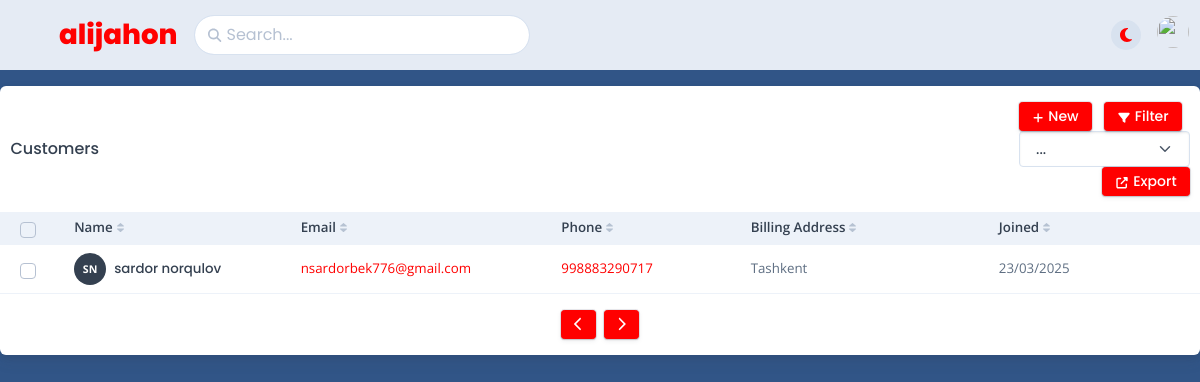
The app's page /customers/, older data.
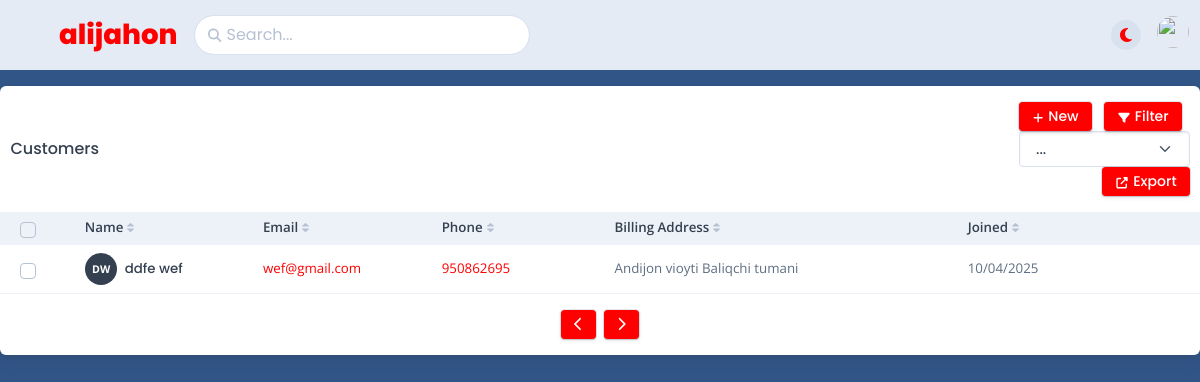
The same page, newer data.
### shop/models.py (models this page shows, shortened)
class BaseModel(models.Model):
    created_at = models.DateTimeField(auto_now_add=True, null=True, blank=True)
    updated_at = models.DateTimeField(auto_now=True, null=True, blank=True)
    my_order = models.PositiveIntegerField(default=0, null=True, blank=True)
    class Meta:
        abstract = True

class Customers(BaseModel):
    image = models.ImageField(upload_to='customer_images', null=True, blank=True)
    username = models.CharField(max_length=255, unique=True)
    first_name = models.CharField(max_length=255, null=True, blank=True)
    last_name = models.CharField(max_length=255, null=True, blank=True)
    email = models.EmailField(null=True, blank=True, unique=True)
    number = models.CharField(max_length=255, null=True, blank=True)
    address = models.CharField(max_length=255, null=True, blank=True)
    created_at = models.DateTimeField(auto_now_add=True, null=True, blank=True)
    updated_at = models.DateTimeField(auto_now=True, null=True, blank=True)
    slug = models.SlugField(max_length=255, null=True, blank=True)
    @property
    def full_name(self):
        return f'{self.first_name} {self.last_name}'
    @property
    def initials(self):
        return f"{self.first_name[0]}{self.last_name[0]}".upper()
    @property
    def fixed_created_at(self):
        return self.updated_at.strftime("%d/%m/%Y")

### shop/views.py (the view)
# urls.py: path('customers/', CustomerListView.as_view(), name='customers'),
class CustomerListView(ListView):
    model = Customers
    template_name = 'shop/customers.html'
    context_object_name = 'customers'

### shop/templates/shop/customers.html (shortened to what this page needs)
{% extends 'shop/base/base.html' %}
{% load static %}
{% block customers %}
	  <div class="card mb-3" id="customersTable" data-list='{"valueNames":["name","email","phone","address","joined"],"page":10,"pagination":true}'>
            <div class="card-header">
              <div class="row flex-between-center">
                <div class="col-4 col-sm-auto d-flex align-items-center pe-0">
                  <h5 class="fs-0 mb-0 text-nowrap py-2 py-xl-0">Customers</h5>
                </div>
                <div class="col-8 col-sm-auto text-end ps-2">
                  <div id="table-customers-replace-element">
                      <a href="{% url 'shop:customer-add' %}">
                    <button class="btn btn-falcon-default btn-sm" type="button"><span class="fas fa-plus" data-fa-transform="shrink-3 down-2"></span><span class="d-none d-sm-inline-block ms-1">New</span></button></a>
                    <button class="btn btn-falcon-default btn-sm mx-2" type="button"><span class="fas fa-filter" data-fa-transform="shrink-3 down-2"></span><span class="d-none d-sm-inline-block ms-1">Filter</span></button>
                    <form action="{% url 'shop:export_data' %}">
                            <select class="form-select" aria-label="Default select example" name="format">
                                <option value="none" selected>...</option>
                            </select>
                            <button class="btn btn-falcon-default btn-sm" type="submit"><span
                                    class="fas fa-external-link-alt"
                                    data-fa-transform="shrink-3 down-2"></span><span
                                    class="d-none d-sm-inline-block ms-1">Export</span>
                            </button>
                        </form>
                  </div>
                </div>
              </div>
            </div>
            <div class="card-body p-0">
              <div class="table-responsive">
                <table class="table table-sm table-striped fs--1 mb-0 overflow-hidden">
                  <thead class="bg-200 text-900">
                    <tr>
                      <th>
                        <div class="form-check fs-0 mb-0 d-flex align-items-center">
                          <input class="form-check-input" id="checkbox-bulk-customers-select" type="checkbox" data-bulk-select='{"body":"table-customers-body","actions":"table-customers-actions","replacedElement":"table-customers-replace-element"}' />
                        </div>
                      </th>
                      <th class="sort pe-1 align-middle white-space-nowrap" data-sort="name">Name</th>
                      <th class="sort pe-1 align-middle white-space-nowrap" data-sort="email">Email</th>
                      <th class="sort pe-1 align-middle white-space-nowrap" data-sort="phone">Phone</th>
                      <th class="sort pe-1 align-middle white-space-nowrap ps-5" data-sort="address" style="min-width: 200px;">Billing Address</th>
                      <th class="sort pe-1 align-middle white-space-nowrap" data-sort="joined">Joined</th>
                      <th class="align-middle no-sort"></th>
                    </tr>
                  </thead>
                  <tbody class="list" id="table-customers-body">
                  {% for customer in customers %}
                    <tr class="btn-reveal-trigger">
                      <td class="align-middle py-2" style="width: 28px;">
                        <div class="form-check fs-0 mb-0 d-flex align-items-center">
                          <input class="form-check-input" type="checkbox" id="customer-0" data-bulk-select-row="data-bulk-select-row" />
                        </div>
                      </td>
                      <td class="name align-middle white-space-nowrap py-2"><a href="#">
                          <div class="d-flex d-flex align-items-center">
                            <div class="avatar avatar-xl me-2">
                                {% if not customer.image %}
                              <div class="avatar-name rounded-circle"><span>{{ customer.initials }}</span></div>
                                  {% else %}
                                <img src="{{customer.image.url}}" class="rounded-circle" alt="{{customer.name}}" />
                            {% endif %}</div>
                            <div class="flex-1">
                              <h5 class="mb-0 fs--1">{{ customer.full_name }}</h5>
                            </div>
                          </div>
                        </a></td>
                      <td class="email align-middle py-2"><a href="mailto:{{ customer.email}}">{{ customer.email }}</a></td>
                      <td class="phone align-middle white-space-nowrap py-2"><a href="tel:{{ customer.number }}">{{ customer.number }}</a></td>
                      <td class="address align-middle white-space-nowrap ps-5 py-2">{{ customer.address }}</td>
                      <td class="joined align-middle py-2">{{ customer.fixed_created_at }}</td>
                      <td class="align-middle white-space-nowrap py-2 text-end">
                        <div class="dropdown font-sans-serif position-static">
                          <button class="btn btn-link text-600 btn-sm dropdown-toggle btn-reveal" type="button" id="customer-dropdown-0" data-bs-toggle="dropdown" data-boundary="window" aria-haspopup="true" aria-expanded="false"><span class="fas fa-ellipsis-h fs--1"></span></button>
                        </div>
                      </td>
                    </tr>
{% endfor %}
                  </tbody>
                </table>
              </div>
            </div>
            <div class="card-footer d-flex align-items-center justify-content-center">
              <button class="btn btn-sm btn-falcon-default me-1" type="button" title="Previous" data-list-pagination="prev"><span class="fas fa-chevron-left"></span></button>
              <button class="btn btn-sm btn-falcon-default ms-1" type="button" title="Next" data-list-pagination="next"><span class="fas fa-chevron-right"></span></button>
            </div>
          </div>
{% endblock %}

### shop/templates/shop/base/base.html (shortened to what this page needs)
{% load static %}
<!DOCTYPE html>
<html lang="en-US" dir="ltr">
  <head>
    <link href="{% static 'shop/vendors/overlayscrollbars/OverlayScrollbars.min.css' %}" rel="stylesheet">
    <link href="{% static 'shop/assets/css/theme-rtl.min.css' %}" rel="stylesheet" id="style-rtl">
    <link href="{% static 'shop/assets/css/theme.min.css' %}" rel="stylesheet" id="style-default">
    <link href="{% static 'shop/assets/css/user-rtl.min.css' %}" rel="stylesheet" id="user-style-rtl">
    <link href="{% static 'shop/assets/css/user.min.css' %}" rel="stylesheet" id="user-style-default">
    <link href="{% static 'shop/assets/css/style.css' %}" rel="stylesheet">
      <link href="{% static 'shop/vendors/swiper/swiper-bundle.min.css' %}" rel="stylesheet">
  </head>
  <body style="overflow-x: hidden;">
 <nav class="navbar navbar-light navbar-glass navbar-top navbar-expand mb-3">
            <a class="navbar-brand me-1 me-sm-3" href="">
              <div class="d-flex align-items-center"><img class="me-2" src="{% static 'assets/img/icons/spot-illustrations/falcon.png' %}" alt="" width="40" /><span class="font-sans-serif">alijahon</span>
              </div>
            </a>
            <ul class="navbar-nav align-items-center d-none d-lg-block">
              <li class="nav-item">
                <div class="search-box" data-list='{"valueNames":["title"]}'>
                  <form class="position-relative" data-bs-toggle="search" data-bs-display="static">
                    <input class="form-control search-input fuzzy-search" type="search" placeholder="Search..." aria-label="Search" />
                    <span class="fas fa-search search-box-icon"></span>
                  </form>
                </div>
              </li>
            </ul>
            <ul class="navbar-nav navbar-nav-icons ms-auto flex-row align-items-center">
              <li class="nav-item">
                <div class="theme-control-toggle fa-icon-wait px-2">
                  <label class="mb-0 theme-control-toggle-label theme-control-toggle-dark" for="themeControlToggle" data-bs-toggle="tooltip" data-bs-placement="left" title="Switch to dark theme"><span class="fas fa-moon fs-0"></span></label>
                </div>
              </li>
              <li class="nav-item dropdown"><a class="nav-link pe-0" id="navbarDropdownUser" href="#" role="button" data-bs-toggle="dropdown" aria-haspopup="true" aria-expanded="false">
                  <div class="avatar avatar-xl">
                       {% if user.profile_image %}
                    <img class="rounded-circle" src="{{ user.image_abs }}" alt="" />
{% else %}
                      <img class="rounded-circle" src="https://i.pinimg.com/736x/ff/a0/9a/ffa09aec412db3f54deadf1b3781de2a.jpg" alt="" />
                      {% endif %}
                  </div>
                </a>
              </li>
            </ul>
          </nav>
 {% block customers %}
{% endblock %}
  </body>
</html>

### shop/static/shop/assets/css/style.css (style rules this page uses)
.navbar-light .navbar-brand { color: red; }
body { background-color: #315587; }
a { color: #ff0000; }
.navbar-top { margin-left: -5px; margin-right: -5px; min-height: 4.3125rem; }
.row>* { padding-right: calc(var(--falcon-gutter-x) * 0.2); padding-left: calc(var(--falcon-gutter-x) * 0.2); }
.btn-falcon-default, [data-list] .page { color: #ffffff; background-color: #f00; border-color: #f00; }
.theme-control-toggle .theme-control-toggle-label { color: #ff0000; }
.text-600 { color: #ffffff !important; }

Row changes from the older to the newer data that the page shows:
changed Customers: initials "SN" → "DW"; full_name "sardor norqulov" → "ddfe wef"; email "nsardorbek776@gmail.com" → "wef@gmail.com"; number "998883290717" → "950862695"; address "Tashkent" → "Andijon vioyti Baliqchi tumani"; fixed_created_at "23/03/2025" → "10/04/2025"
